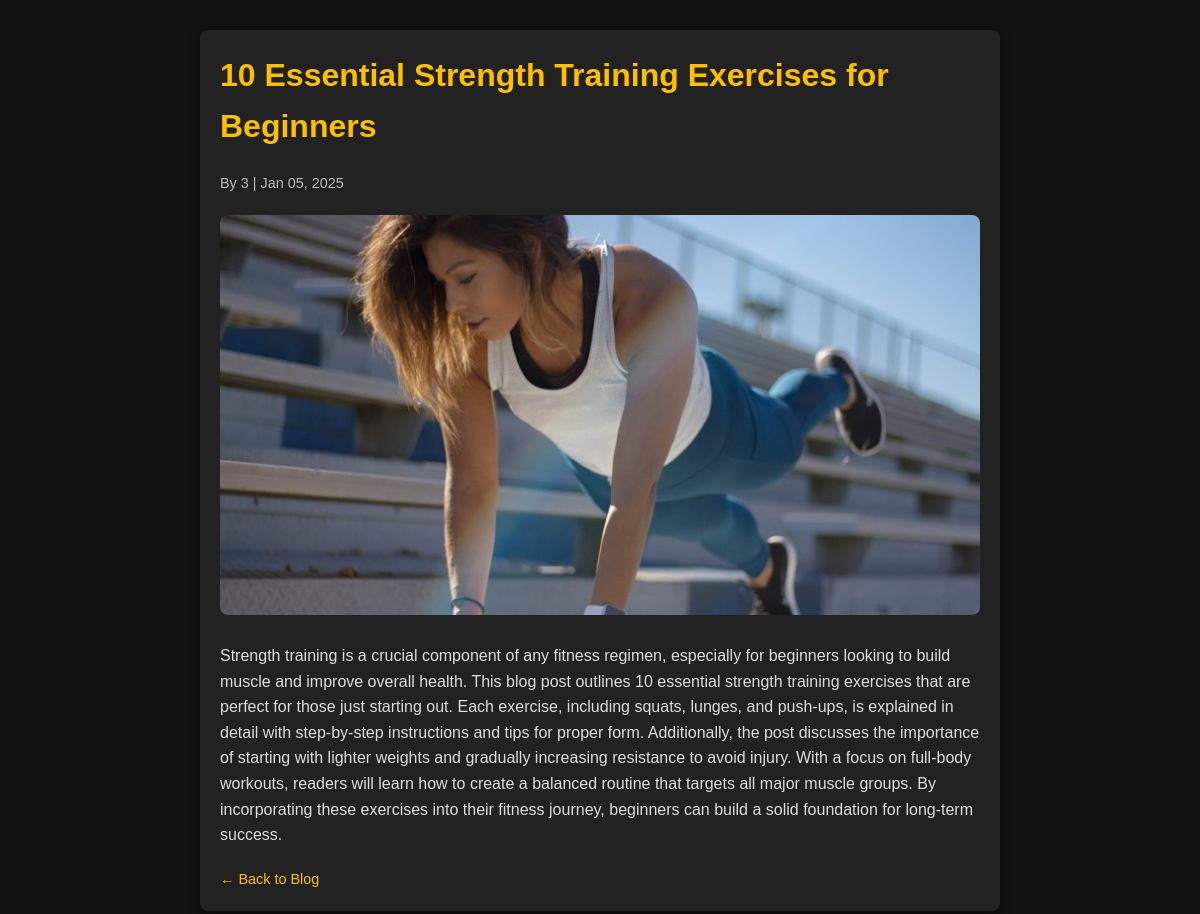
The app's page /post.php?id=14 with its own data.
### tables this page shows
CREATE TABLE IF NOT EXISTS `blogposts` (
  `post_id` int(11) NOT NULL AUTO_INCREMENT,
  `title` varchar(255) NOT NULL,
  `content` text NOT NULL,
  `author_id` int(11) NOT NULL,
  `category` varchar(100) NOT NULL,
  `publication_date` timestamp NULL DEFAULT CURRENT_TIMESTAMP,
  `blog_image` text NOT NULL,
  PRIMARY KEY (`post_id`),
  KEY `author_id` (`author_id`)
);

### post.php (the view, shortened to what this page needs)
<?php
include 'db.php';
if (isset($_GET['id'])) {
    $post_id = intval($_GET['id']);
    $sql = "SELECT * FROM BlogPosts WHERE post_id = $post_id";
    $result = $conn->query($sql);
    if ($result->num_rows > 0) {
        $post = $result->fetch_assoc();
    } else {
        die('Post not found.');
    }
} else {
    die('Invalid post ID.');
}
?>
<!DOCTYPE html>
<html lang="en">
<head>
</head>
<body>
    <div class="post-container">
        <h1 class="post-title"><?= htmlspecialchars($post['title']) ?></h1>
        <p class="post-meta">By <?= htmlspecialchars($post['author_id']) ?> | <?= date('M d, Y', strtotime($post['publication_date'])) ?></p>
        <?php if (!empty($post['blog_image'])): ?>
            <img src="./Admin/<?= htmlspecialchars($post['blog_image']) ?>" alt="Post Image" class="post-image">
        <?php endif; ?>
        <div class="post-content">
            <?= nl2br(htmlspecialchars($post['content'])) ?>
        </div>
        <a href="Blog.php" class="back-link">← Back to Blog</a>
    </div>
</body>
</html>

### post.php (style rules this page uses)
* { margin: 0; padding: 0; box-sizing: border-box; }
body { font-family: Arial, sans-serif; background-color: #111; color: #fff; line-height: 1.6; }
.post-container { width: 90%; max-width: 800px; margin: 30px auto; background-color: #222; padding: 20px; border-radius: 8px; box-shadow: 0 4px 10px rgba(0, 0, 0, 0.5); }
.post-title { font-size: 2rem; margin-bottom: 20px; color: #fdbf00; }
.post-meta { font-size: 0.9rem; color: #bbb; margin-bottom: 20px; }
.post-image { width: 100%; max-height: 400px; object-fit: cover; object-position: center; border-radius: 8px; margin-bottom: 20px; }
.post-content { font-size: 1rem; color: #ddd; }
.back-link { display: inline-block; margin-top: 20px; font-size: 0.9rem; color: #fdbf00; text-decoration: none; transition: color 0.3s; }

### records on screen
blogposts: title "10 Essential Strength Training Exercises for Beginners", author "3", publication_date "Jan 05, 2025", blog_image (picture), content "Strength training is a crucial component of any fitness regimen, especially for beginners looking to build muscle and improve overall health. This blog post outlines 10 essential strength training exercises that are perfect for those just starting out. Each exercise, including squats, lunges, and push-ups, is explained in detail with step-by-step instructions and tips for proper form. Additionally, the post discusses the importance of starting with lighter weights and gradually increasing resistance to avoid injury. With a focus on full-body workouts, readers will learn how to create a balanced routine that targets all major muscle groups. By incorporating these exercises into their fitness…"
